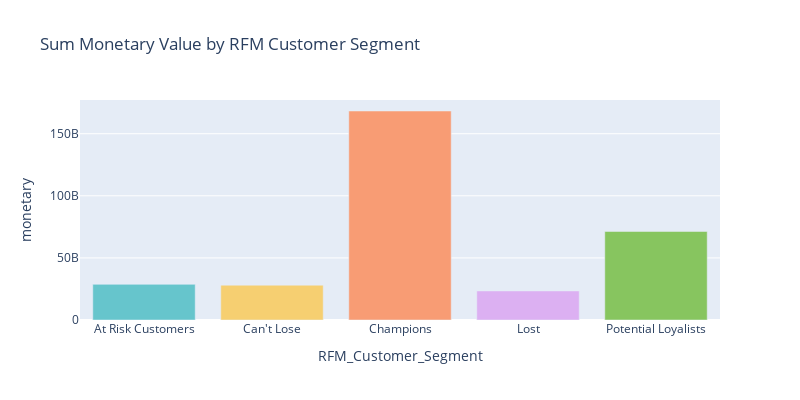

Notebook cell for this chart:
### Code cell
monetary_grouped = rfm.groupby('RFM_Customer_Segment')['monetary'].sum().reset_index()
fig = px.bar(monetary_grouped, x='RFM_Customer_Segment', y='monetary', 
             color='RFM_Customer_Segment', color_discrete_sequence=px.colors.qualitative.Pastel,
             title='Sum Monetary Value by RFM Customer Segment')
fig.update_layout(
    width=800,  
    height=400,
    showlegend=False 
)
fig.show()

### Figure 1 — Plotly figure (JSON) as saved in the notebook; plotly's stock layout.template omitted (floating-point values rounded to 4 significant figures)
{"data": [{"alignmentgroup": "True", "hovertemplate": "RFM_Customer_Segment=%{x}<br>monetary=%{y}<extra></extra>", "legendgroup": "At Risk Customers", "marker": {"color": "rgb(102, 197, 204)", "pattern": {"shape": ""}}, "name": "At Risk Customers", "offsetgroup": "At Risk Customers", "orientation": "v", "showlegend": true, "textposition": "auto", "type": "bar", "x": ["At Risk Customers"], "xaxis": "x", "y": [28695927172], "yaxis": "y"}, {"alignmentgroup": "True", "hovertemplate": "RFM_Customer_Segment=%{x}<br>monetary=%{y}<extra></extra>", "legendgroup": "Can't Lose", "marker": {"color": "rgb(246, 207, 113)", "pattern": {"shape": ""}}, "name": "Can't Lose", "offsetgroup": "Can't Lose", "orientation": "v", "showlegend": true, "textposition": "auto", "type": "bar", "x": ["Can't Lose"], "xaxis": "x", "y": [28027207651], "yaxis": "y"}, {"alignmentgroup": "True", "hovertemplate": "RFM_Customer_Segment=%{x}<br>monetary=%{y}<extra></extra>", "legendgroup": "Champions", "marker": {"color": "rgb(248, 156, 116)", "pattern": {"shape": ""}}, "name": "Champions", "offsetgroup": "Champions", "orientation": "v", "showlegend": true, "textposition": "auto", "type": "bar", "x": ["Champions"], "xaxis": "x", "y": [168293679347], "yaxis": "y"}, {"alignmentgroup": "True", "hovertemplate": "RFM_Customer_Segment=%{x}<br>monetary=%{y}<extra></extra>", "legendgroup": "Lost", "marker": {"color": "rgb(220, 176, 242)", "pattern": {"shape": ""}}, "name": "Lost", "offsetgroup": "Lost", "orientation": "v", "showlegend": true, "textposition": "auto", "type": "bar", "x": ["Lost"], "xaxis": "x", "y": [23383204570], "yaxis": "y"}, {"alignmentgroup": "True", "hovertemplate": "RFM_Customer_Segment=%{x}<br>monetary=%{y}<extra></extra>", "legendgroup": "Potential Loyalists", "marker": {"color": "rgb(135, 197, 95)", "pattern": {"shape": ""}}, "name": "Potential Loyalists", "offsetgroup": "Potential Loyalists", "orientation": "v", "showlegend": true, "textposition": "auto", "type": "bar", "x": ["Potential Loyalists"], "xaxis": "x", "y": [71281375684], "yaxis": "y"}], "layout": {"barmode": "relative", "height": 400, "legend": {"title": {"text": "RFM_Customer_Segment"}, "tracegroupgap": 0}, "showlegend": false, "title": {"text": "Sum Monetary Value by RFM Customer Segment"}, "width": 800, "xaxis": {"anchor": "y", "categoryarray": ["At Risk Customers", "Can't Lose", "Champions", "Lost", "Potential Loyalists"], "categoryorder": "array", "domain": [0, 1], "title": {"text": "RFM_Customer_Segment"}}, "yaxis": {"anchor": "x", "domain": [0, 1], "title": {"text": "monetary"}}}}
